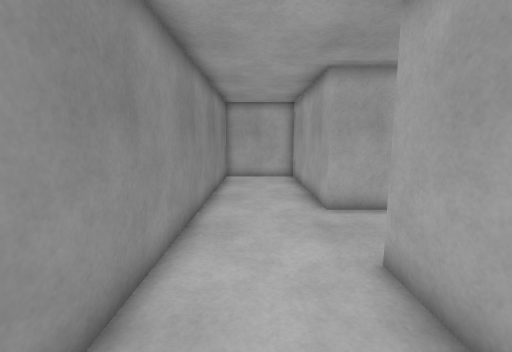
View 1 (above)

18 first-person views from a walk through a world built for the Gazebo simulator. The camera is 1.2 m above the floor, tilts 8° down and sees 90° across. The floor is counted in squares, 0.5 m on a side. Each view is taken from the middle of a square. On the plan, view 1 faces up. The plan holds only what a view shows up to about 17 squares ahead; the rest is blank. The place goes on beyond the plan.

View 2
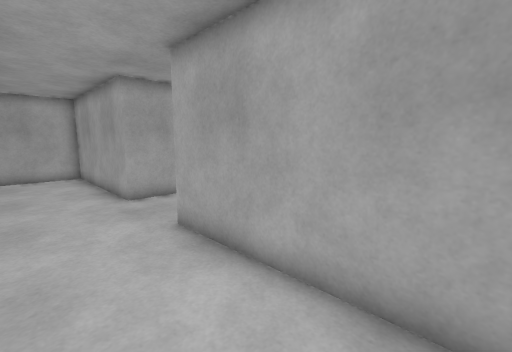

View 3
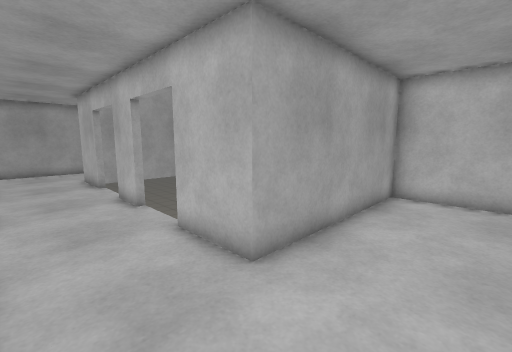

View 4
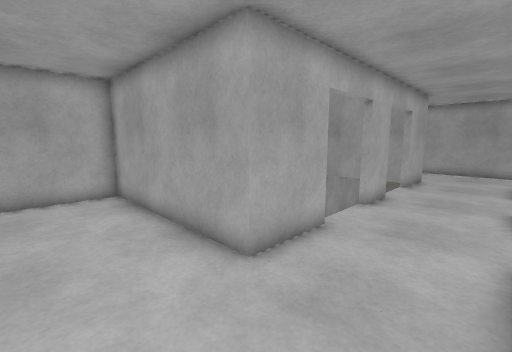

View 5
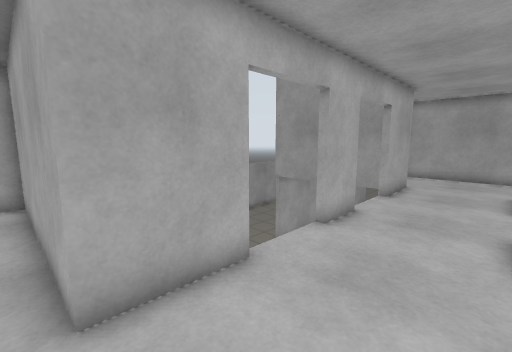

View 6
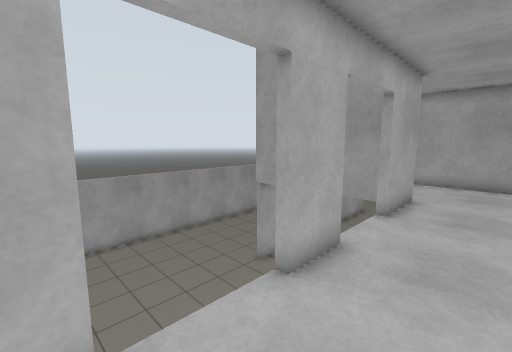

View 7
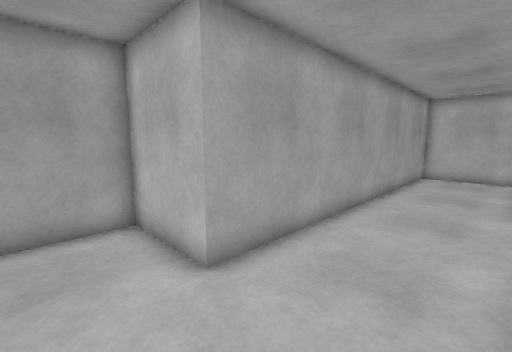

View 8
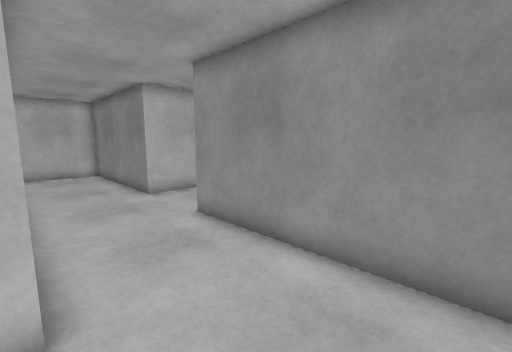

View 9
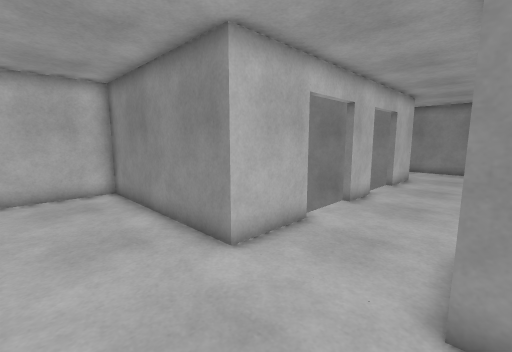

View 10
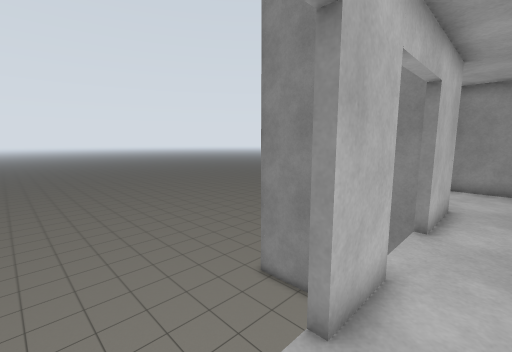

View 11
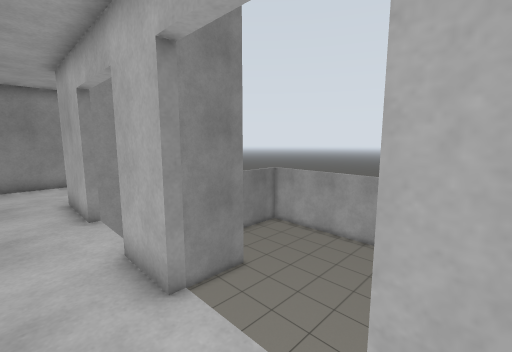

View 12
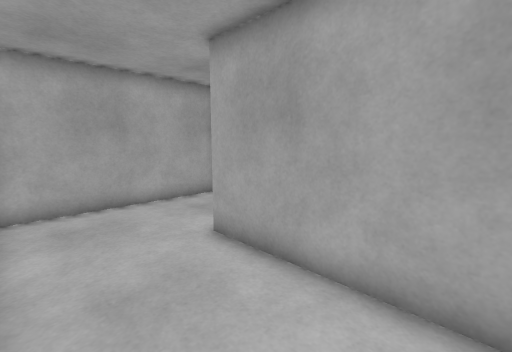

View 13
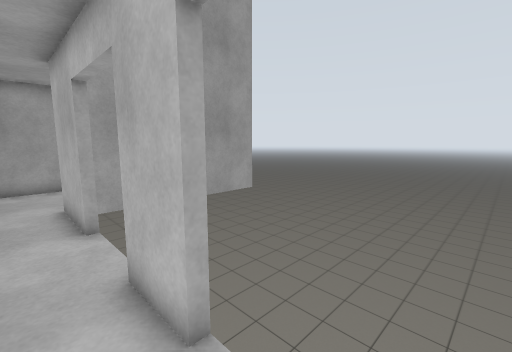

View 14
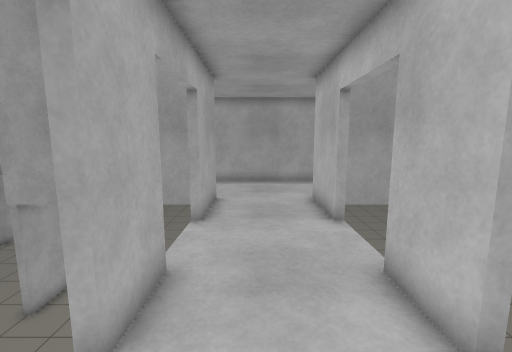

View 15
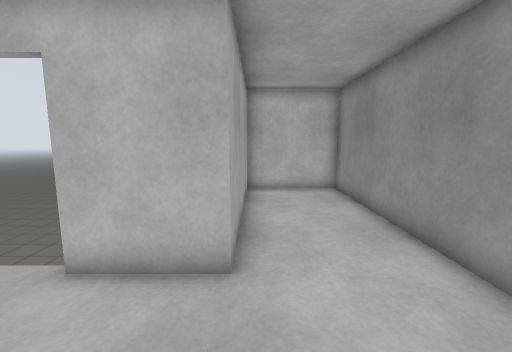

View 16
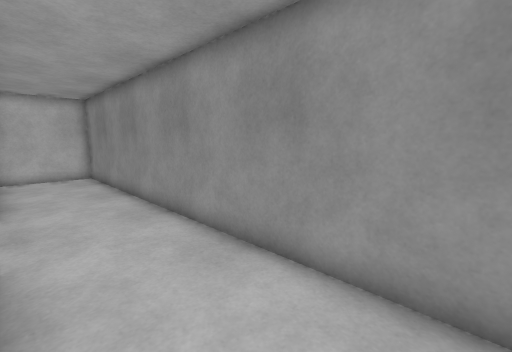

View 17
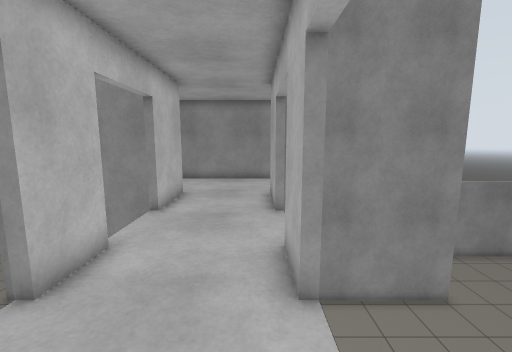

View 18
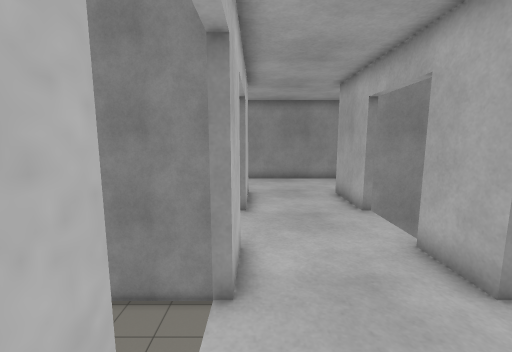

### Floor plan
Ten units are one square. View 1 is at (0, 0); x grows to the right and y downward. Boxes are objects, and circles mark ways between rooms. Rooms are numbered by the first view taken in them; rooms with no view inside come last. Other rooms are left out.
<svg viewBox="-25 -173 273 213">
<path fill="none" stroke="#000" d="M55 -86 25 -86 25 -168 -20 -168 -20 35 25 35 25 -46 55 -46M134 -46 164 -46 164 35 209 35 209 -125 243 -124 243 -152M105 -86 84 -86M164 -163 164 -86 134 -86M85 -46 104 -46M240 -168 168 -168"/>
<circle cx="60" cy="-70" r="3" fill="#2a7"/>
<text x="10" y="-70">1</text>
<text x="170" y="-80">2</text>
</svg>
Room 1 opens to room 2.

Where each view was taken, in squares from view 1:
view 1: 0 up, 0 right, facing up
view 2: 2 down, 1 left, facing up-right
view 3: 8 up, 1 left, facing down-right
view 4: 5 up, 1 left, facing up-right
view 5: 5 up, 2 right, facing up-right
view 6: 6 up, 5 right, facing up-right
view 7: 15 up, 17 right, facing down-right
view 8: 16 up, 21 right, facing down-left
view 9: 9 up, 20 right, facing down-left
view 10: 6 up, 13 right, facing down-left
view 11: 7 up, 14 right, facing up-left
view 12: 7 up, 17 right, facing up-right
view 13: 6 up, 6 right, facing down-right
view 14: 7 up, 6 right, facing right
view 15: 9 up, 2 right, facing down
view 16: 15 up, 2 right, facing down-left
view 17: 8 up, 14 right, facing left
view 18: 5 up, 14 right, facing left
